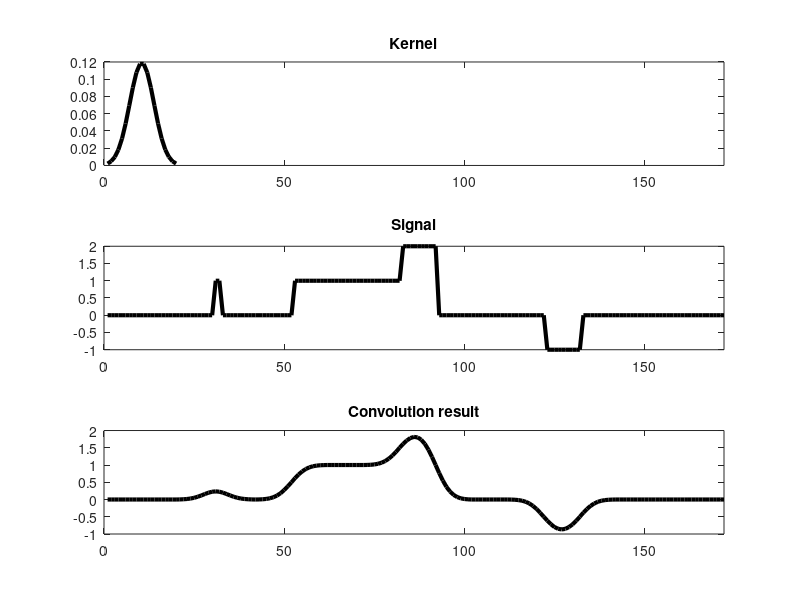
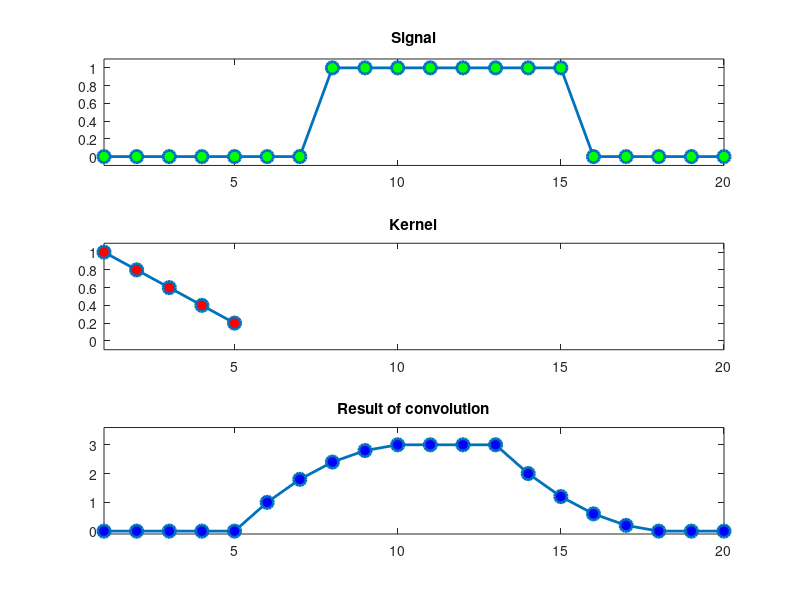
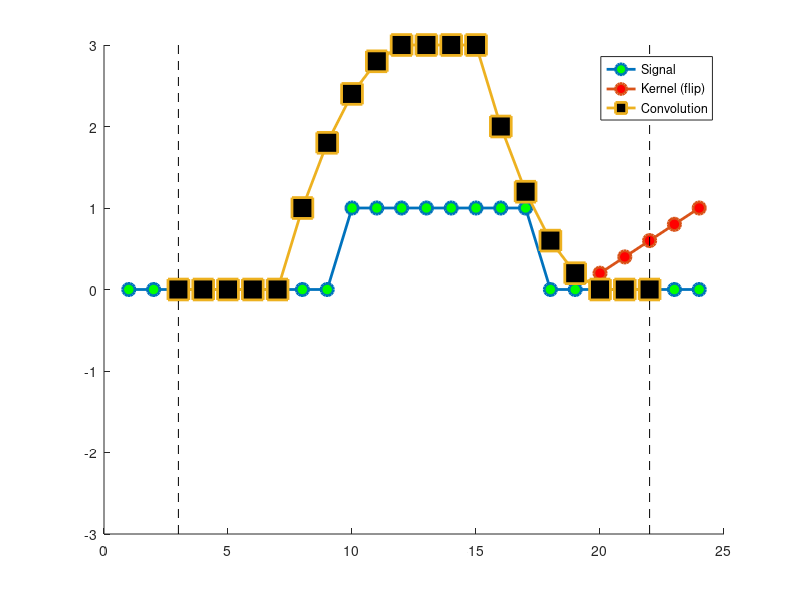
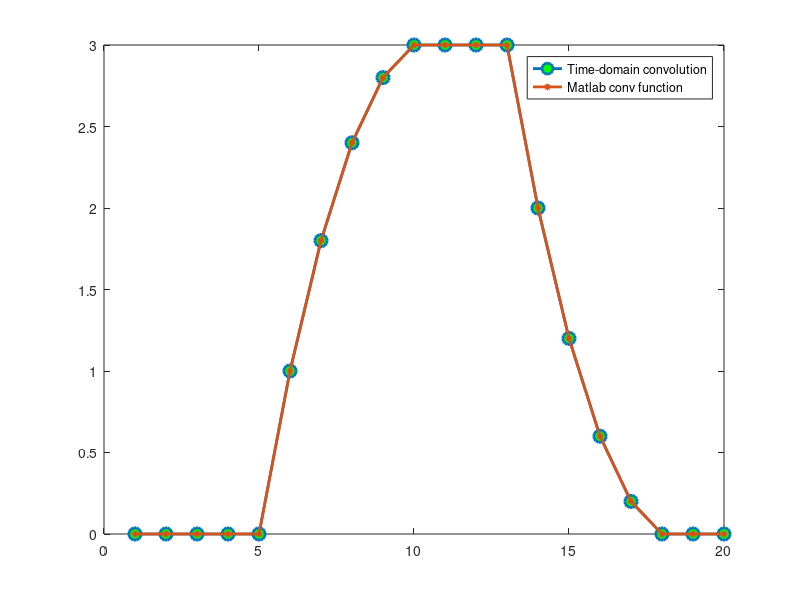

The MATLAB source for these figures, in order:
%%
%     COURSE: Signal processing problems, solved in MATLAB and Python
%    SECTION: Convolution
%      VIDEO: Time-domain convolution
% Instructor: sincxpress.com
%
%%

%% first example to build intuition

signal = [ zeros(1,30) ones(1,2) zeros(1,20) ones(1,30) 2*ones(1,10) zeros(1,30) -ones(1,10) zeros(1,40) ];
kernel = exp( -linspace(-2,2,20).^2 );
kernel = kernel./sum(kernel);

figure(1), clf
subplot(311)
plot(kernel,'k','linew',3)
set(gca,'xlim',[0 length(signal)])
title('Kernel')

subplot(312)
plot(signal,'k','linew',3)
set(gca,'xlim',[0 length(signal)])
title('Signal')


subplot(313)
plot( conv(signal,kernel,'same') ,'k','linew',3)
set(gca,'xlim',[0 length(signal)])
title('Convolution result')

%% a simple example in more detail


%% generate signal and kernel

% signal
signal = zeros(1,20);
signal(8:15) = 1;

% convolution kernel
kernel = [1 .8 .6 .4 .2];

% convolution sizes
nSign = length(signal);
nKern = length(kernel);
nConv = nSign + nKern - 1;


figure(2), clf
% plot the signal
subplot(311)
plot(signal,'o-','linew',2,'markerface','g','markersize',9)
set(gca,'ylim',[-.1 1.1],'xlim',[1 nSign])
title('Signal')

% plot the kernel
subplot(312)
plot(kernel,'o-','linew',2,'markerface','r','markersize',9)
set(gca,'xlim',[1 nSign],'ylim',[-.1 1.1])
title('Kernel')


% plot the result of convolution
subplot(313)
plot(conv(signal,kernel,'same'),'o-','linew',2,'markerface','b','markersize',9)
set(gca,'xlim',[1 nSign],'ylim',[-.1 3.6])
title('Result of convolution')

%% convolution in animation

half_kern = floor(nKern/2);

% flipped version of kernel
kflip = kernel(end:-1:1);%-mean(kernel);

% zero-padded data for convolution
dat4conv = [ zeros(1,half_kern) signal zeros(1,half_kern) ];

% initialize convolution output
conv_res = zeros(1,nConv);


%%% initialize plot
figure(3), clf, hold on
plot(dat4conv,'o-','linew',2,'markerface','g','markersize',9)
hkern = plot(kernel,'o-','linew',2,'markerface','r','markersize',9);
hcres = plot(kernel,'s-','linew',2,'markerface','k','markersize',15);
set(gca,'ylim',[-1 1]*3,'xlim',[0 nConv+1])
plot([1 1]*(half_kern+1),get(gca,'ylim'),'k--')
plot([1 1]*(nConv-2),get(gca,'ylim'),'k--')
legend({'Signal';'Kernel (flip)';'Convolution'})

% run convolution
for ti=half_kern+1:nConv-half_kern
    
    % get a chunk of data
    tempdata = dat4conv(ti-half_kern:ti+half_kern);
    
    % compute dot product (don't forget to flip the kernel backwards!)
    conv_res(ti) = sum( tempdata.*kflip );
    
    % update plot
    set(hkern,'XData',ti-half_kern:ti+half_kern,'YData',kflip);
    set(hcres,'XData',half_kern+1:ti,'YData',conv_res(half_kern+1:ti))
    
    pause(.5)
    
end

% cut off edges
conv_res = conv_res(half_kern+1:end-half_kern);


%% compare with MATLAB function

figure(4), clf

matlab_conv = conv(signal,kernel,'same');

plot(conv_res,'o-','linew',2,'markerface','g','markersize',9)
hold on
plot(matlab_conv,'o-','linew',2,'markerface','r','markersize',3)
legend({'Time-domain convolution';'Matlab conv function'})

%% done.
